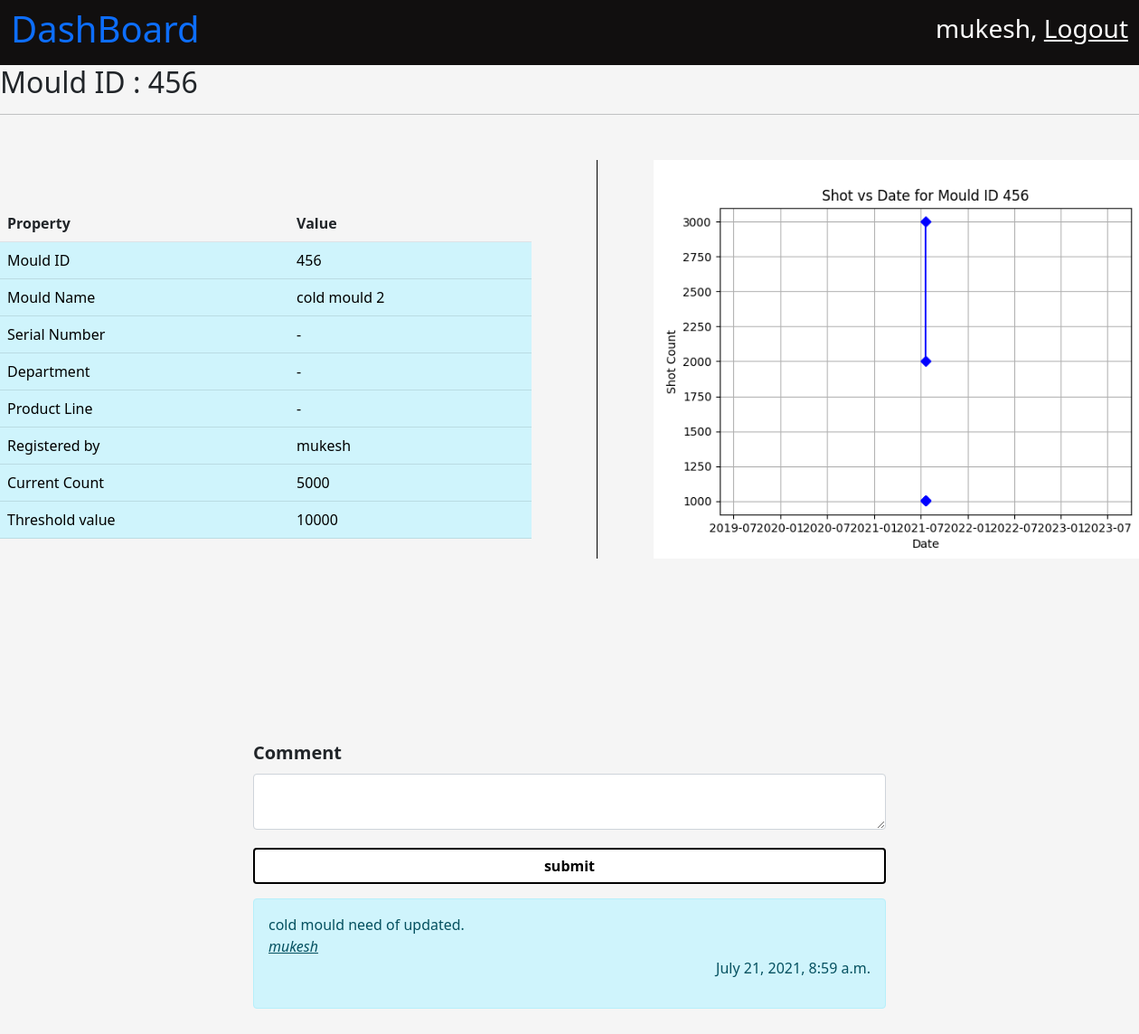
The app's page /mould/456/ (signed in) with its own data.
### mould/models.py (models this page shows, shortened)
class Mould(models.Model):
    mould_id = models.IntegerField(primary_key=True)
    mould_name = models.CharField(max_length=200)
    cavity_number = models.IntegerField()
    registered_date = models.DateTimeField(auto_now_add=True)
    registered_by = models.ForeignKey(User, on_delete=models.RESTRICT)
    threshold_value = models.IntegerField()
    present_count = models.IntegerField()

class MouldComment(models.Model):
    mould_id = models.ForeignKey(Mould, related_name='mould_chat', on_delete=models.PROTECT)
    comment_text = models.TextField()
    commented_by = models.ForeignKey(User,related_name='chat_user', on_delete=models.PROTECT)
    commented_date_time = models.DateTimeField(auto_now_add=True)

### mould/views.py (the view, shortened to what this page needs)
# urls.py: path('<int:mould_id>/', views.mould_view, name = "MouldView"),
@login_required
def mould_view(request, mould_id):
    context = {}
    comments = MouldComment.objects.filter(mould_id = mould_id).order_by('commented_date_time')
    comments = list(comments)[::-1]
    print(comments)
    context['comments'] = comments
    mould_data =  Mould.objects.get(mould_id = mould_id)
    context['data'] = mould_data
    mould_status_data = MouldStatus.objects.filter(mould_id = mould_data).order_by('status_update')
    increment_date = []
    increment_count = []
    for mould in mould_status_data:
        increment_date.append(mould.status_update.date())
        increment_count.append(mould.count_increment)
    print(increment_count)
    print(increment_date)
    plt.title(f'Shot vs Date for Mould ID {mould_id}')
    plt.xlabel('Date')
    plt.ylabel('Shot Count')
    plt.grid(True)
    plt.plot(increment_date, increment_count,marker='D', color='blue')
    if os.path.isfile('mould/static/images/mould_daily_count.jpg'):
        os.remove('mould/static/images/mould_daily_count.jpg')
    plt.savefig('mould/static/images/mould_daily_count.png')
    print(increment_count)
    print(increment_date)
    return render(request, 'mould_id.html', context)

### mould/templates/mould_id.html (shortened to what this page needs)
{% extends 'base.html' %}
{% load static %}
{% block title %}
    <link
        rel="stylesheet"
        href="{% static 'css/mould_id.css' %}" >
{% endblock %}
{% block body_content %}
    <nav
        class="navbar navbar-light dashboard_nav">
        <div class="container-fluid dashboard_nav">
            <p class="h1 dashboard_title">
                <a href="{% url 'homePage' %}" style="text-decoration:None;">
                  DashBoard
                </a>
            </p>
            <div class="user_data">
                <p class="h3">
                    {{ request.user.first_name }},
                    <a href="{% url 'userLogout' %}">
                        Logout
                    </a>
                </p>
            </div>
        </div>
    </nav>
    <p class="h2">
        Mould ID : {{ data.mould_id }}
    </p>
    <hr />
    <div class="mould_data_show">
        <div class="row">
            <div class="col tableColumn">
                <table class="table">
                            <th scope="col">Property</th>
                            <th scope="col">Value</th>
                    <tr class="table-info">
                        <td class="table-info">
                            Mould ID
                        </td>
                        <td class="table-info">
                            {{ data.mould_id }}
                        </td>
                    </tr>
                    <tr class="table-info">
                        <td class="table-info">
                            Mould Name
                        </td>
                        <td class="table-info">
                            {{ data.mould_name }}
                        </td>
                    </tr>
                    <tr class="table-info">
                        <td class="table-info">
                            Serial Number
                        </td>
                        <td class="table-info">
                            -
                        </td>
                    </tr>
                    <tr class="table-info">
                        <td class="table-info">
                            Department
                        </td>
                        <td class="table-info">
                            -
                        </td>
                    </tr>
                    <tr class="table-info">
                        <td class="table-info">
                           Product Line
                        </td>
                        <td class="table-info">
                            -
                        </td>
                    </tr>
                    <tr class="table-info">
                        <td class="table-info">
                            Registered by
                        </td>
                        <td class="table-info">
                            {{ data.registered_by.first_name }}
                        </td>
                    </tr>
                    <tr class="table-info">
                        <td class="table-info">
                            Current Count
                        </td>
                        <td class="table-info">
                            {{ data.present_count }}
                        </td>
                    </tr>
                    <tr class="table-info">
                        <td class="table-info">
                            Threshold value
                        </td>
                        <td class="table-info">
                            {{ data.threshold_value }}
                        </td>
                    </tr>
                </table>
            </div>
            <div class="col graphColumn">
                <img src="{% static 'images/mould_daily_count.png' %}" class="img-fluid" alt="...">
            </div>
        </div>
    </div>
    <div class="container comment_box">
        <form action="." method = "POST">
              <label
                for="exampleInputEmail1"
                class="form-label"
                style="font-size : 20px;"
                >
                <b>
                Comment
                </b>
            </label>
            <textarea
            name = "comment"
            class="form-control"
            id="mouldName"
            aria-describedby="textHelp"
            required >
            </textarea>
            <div
            class="mb-3 submitButton">
            <button type="submit" class="btn btn-primary submitButton customSubmitButton"><b>submit</b></button>
        </div>
        </form>
        <div class="comment_box_2">
            {% for comment in comments %}
            <div class="alert alert-info" role="alert">
                {{ comment.comment_text }}
                <br/>
                <i><u> {{ comment.commented_by.first_name }} </u></i>
                <p style="text-align:right;">
                    {{ comment.commented_date_time }}
                </p>
            </div>
            {% endfor %}
        </div>
    </div>
{% endblock %}

### mould/static/css/mould_id.css (style rules this page uses)
body { background-color: whitesmoke; }
nav.dashboard_nav { background-color: rgb(17, 15, 15); }
nav.dashboard_nav div.dashboard_nav { color : white; }
nav.dashboard_nav div.user_data p a { color: white; }
div.container { margin-top : 100px; padding: 100px; width: 900px; height: 500px; }
div.container form div button.customSubmitButton { width : 700px; color : black; background-color: white; border : 2px solid black; margin-top : 20px; }
div.mould_data_show { margin-top : 50px; }
div.mould_data_show div.row div.tableColumn { margin-top: 50px; }
div.mould_data_show div.graphColumn { margin-left: 60px; border-left: 0.5px solid black; }
div.mould_data_show div.graphColumn img { margin-left: 50px; width : 650px; }

### records on screen
Mould: mould_id "456", mould_name "cold mould 2", registered_by.first_name "mukesh", present_count "5000", threshold_value "10000"
MouldComment: comment_text "cold mould need of updated.", commented_by.first_name "mukesh", commented_date_time "July 21, 2021, 8:59 a.m."

### other values on screen
{{ request.user.first_name }} "mukesh"
